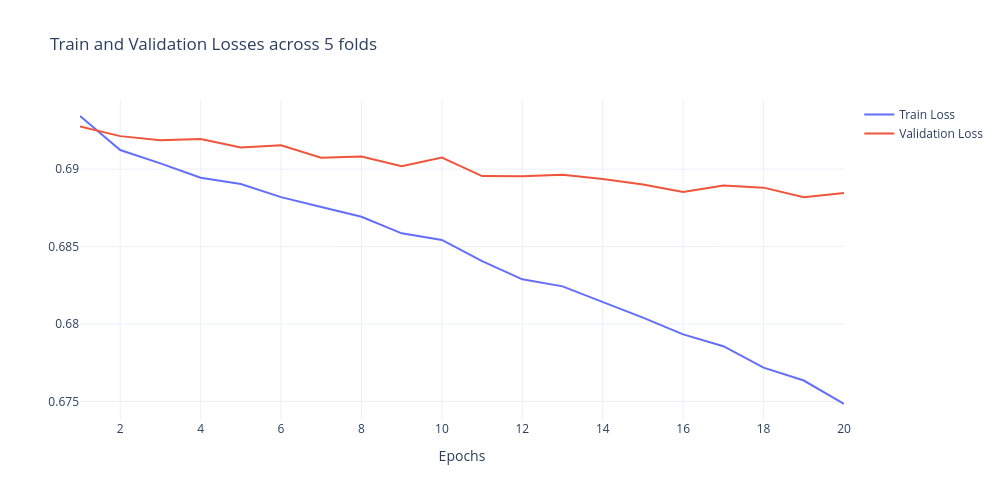
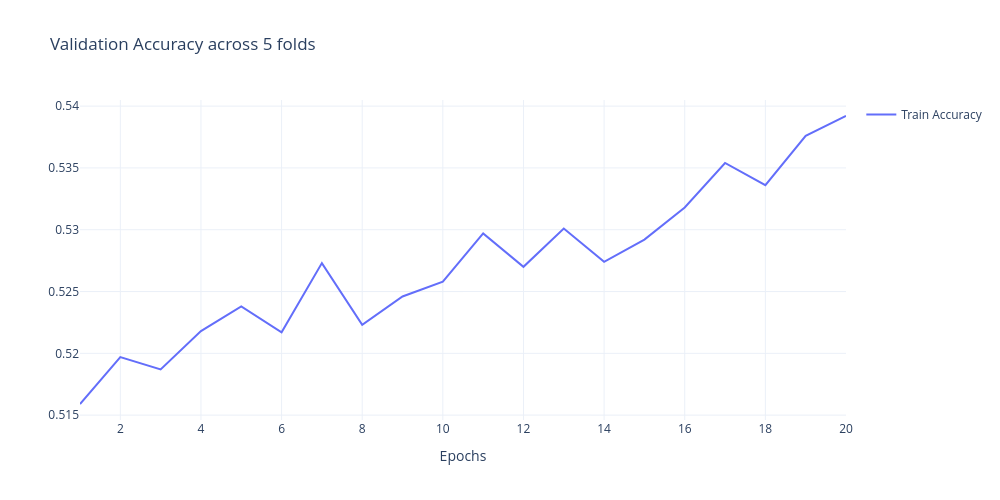
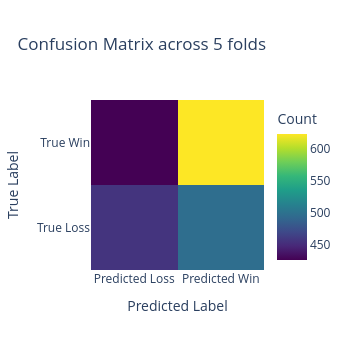

Here is the notebook cell these charts were saved with, in order:
### Code cell
from torch.utils.data import DataLoader
from sklearn.model_selection import KFold
import torch
import numpy as np
import visualize

torch.manual_seed(42)
np.random.seed(42)

n_folds = 5
num_epochs = 20
learning_rate = 2e-4
batch_size = 128

dataset = WinPredictionDataset(df["Player"].values, df["Win"].to_numpy())

kf = KFold(n_splits=n_folds, shuffle=True, random_state=42)

device = torch.device("cuda" if torch.cuda.is_available() else "cpu")
print(f"Using device: {device}")

fold_train_losses = []
fold_val_losses = []
fold_accuracies = []
fold_conf_matrices = []

for fold, (train_idx, val_idx) in enumerate(kf.split(dataset)):
    print(f"Fold {fold + 1}/{kf.n_splits}")
    
    trainset = torch.utils.data.Subset(dataset, train_idx)
    valset = torch.utils.data.Subset(dataset, val_idx)

    train_loader = DataLoader(trainset, batch_size=batch_size, shuffle=True)
    val_loader = DataLoader(valset, batch_size=batch_size, shuffle=False)
    
    # Initialize model, optimizer, and loss function
    model = WinPredictionModel(vocab_size=dataset.tokenizer.classes_.size).to(device)
    optimizer = torch.optim.Adam(model.parameters(), lr=learning_rate)
    criterion = nn.BCELoss()

    train_losses = []
    val_losses = []
    accuracies = []
    conf_matrices = []

    for epoch in range(num_epochs):
        train_loss = 0
        model.train()
        for batch in train_loader:
            players = batch["players"].to(device)
            results = batch["results"].to(device)
            
            optimizer.zero_grad()
            outputs = model(players)
            loss = criterion(outputs, results.unsqueeze(1))  # Ensure results are the same shape as outputs
            
            loss.backward()
            optimizer.step()
            
            train_loss += loss.item()
            
        average_train_loss = train_loss / len(train_loader)
        average_val_loss, accuracy, conf_matrix = eval_model(model, val_loader, criterion, device)
        
        print(f"Epoch {epoch + 1}/{num_epochs}, Loss: {average_train_loss}/{average_val_loss}, Validation accuracy: {accuracy}")
        
        train_losses.append(average_train_loss)
        val_losses.append(average_val_loss)
        accuracies.append(accuracy)
        
    fold_train_losses.append(train_losses)
    fold_val_losses.append(val_losses)
    fold_accuracies.append(accuracies)
    fold_conf_matrices.append(conf_matrix)
    
# Average the results across folds
train_losses = np.mean(fold_train_losses, axis=0)
val_losses = np.mean(fold_val_losses, axis=0)
accuracies = np.mean(fold_accuracies, axis=0)
conf_matrices = np.mean(fold_conf_matrices, axis=0)

visualize.loss(train_losses, val_loss=val_losses, title=f"Train and Validation Losses across {n_folds} folds")
visualize.accuracy(accuracies, title=f"Validation Accuracy across {n_folds} folds")
visualize.confusion_matrix(conf_matrices, title=f"Confusion Matrix across {n_folds} folds")

### Figure 1 — Plotly figure (JSON) as saved in the notebook; plotly's stock layout.template omitted (floating-point values rounded to 4 significant figures)
{"data": [{"mode": "lines", "name": "Train Loss", "type": "scatter", "x": [1, 2, 3, 4, 5, 6, 7, 8, 9, 10, 11, 12, 13, 14, 15, 16, 17, 18, 19, 20], "y": [0.6934, 0.6912, 0.6904, 0.6894, 0.689, 0.6882, 0.6876, 0.6869, 0.6859, 0.6854, 0.6841, 0.6829, 0.6824, 0.6814, 0.6804, 0.6793, 0.6786, 0.6772, 0.6764, 0.6748]}, {"mode": "lines", "name": "Validation Loss", "type": "scatter", "x": [1, 2, 3, 4, 5, 6, 7, 8, 9, 10, 11, 12, 13, 14, 15, 16, 17, 18, 19, 20], "y": [0.6928, 0.6921, 0.6919, 0.6919, 0.6914, 0.6915, 0.6907, 0.6908, 0.6902, 0.6907, 0.6896, 0.6895, 0.6896, 0.6894, 0.689, 0.6885, 0.6889, 0.6888, 0.6882, 0.6885]}], "layout": {"height": 500, "showlegend": true, "title": {"text": "Train and Validation Losses across 5 folds"}, "width": 1000, "xaxis": {"title": {"text": "Epochs"}}, "yaxis": {}}}

### Figure 2 — Plotly figure (JSON) as saved in the notebook; plotly's stock layout.template omitted (floating-point values rounded to 4 significant figures)
{"data": [{"mode": "lines", "name": "Train Accuracy", "type": "scatter", "x": [1, 2, 3, 4, 5, 6, 7, 8, 9, 10, 11, 12, 13, 14, 15, 16, 17, 18, 19, 20], "y": [0.5159, 0.5197, 0.5187, 0.5218, 0.5238, 0.5217, 0.5273, 0.5223, 0.5246, 0.5258, 0.5297, 0.527, 0.5301, 0.5274, 0.5292, 0.5318, 0.5354, 0.5336, 0.5376, 0.5392]}], "layout": {"height": 500, "showlegend": true, "title": {"text": "Validation Accuracy across 5 folds"}, "width": 1000, "xaxis": {"title": {"text": "Epochs"}}, "yaxis": {}}}

### Figure 3 — Plotly figure (JSON) as saved in the notebook; plotly's stock layout.template omitted (floating-point values rounded to 4 significant figures)
{"data": [{"colorbar": {"title": {"text": "Count"}}, "colorscale": [[0, "#440154"], [0.1111, "#482878"], [0.2222, "#3e4989"], [0.3333, "#31688e"], [0.4444, "#26828e"], [0.5556, "#1f9e89"], [0.6667, "#35b779"], [0.7778, "#6ece58"], [0.8889, "#b5de2b"], [1, "#fde725"]], "type": "heatmap", "x": ["Predicted Loss", "Predicted Win"], "y": ["True Loss", "True Win"], "z": [[455.2, 496.2], [425.4, 623.2]]}], "layout": {"height": 350, "title": {"text": "Confusion Matrix across 5 folds"}, "width": 350, "xaxis": {"tickmode": "array", "ticktext": ["Predicted Loss", "Predicted Win"], "tickvals": [0, 1], "title": {"text": "Predicted Label"}}, "yaxis": {"tickmode": "array", "ticktext": ["True Loss", "True Win"], "tickvals": [0, 1], "title": {"text": "True Label"}}}}
